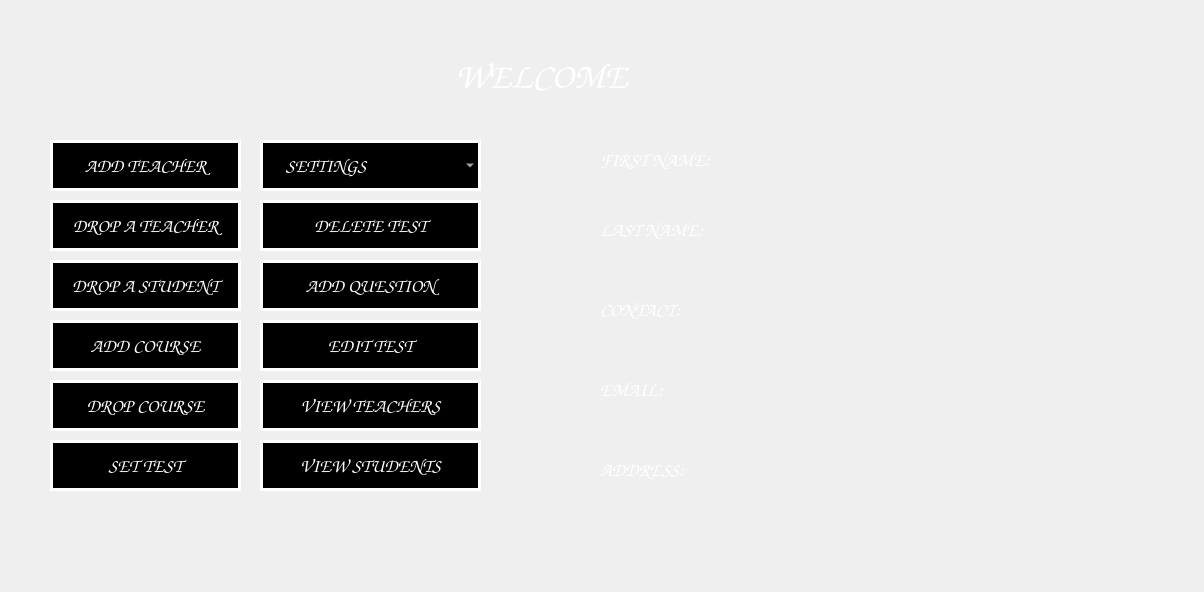
<?xml version="1.0" encoding="UTF-8"?>
<ui version="4.0">
 <class>AdminProfile</class>
 <widget class="QWidget" name="AdminProfile">
  <property name="geometry">
   <rect>
    <x>0</x>
    <y>0</y>
    <width>1204</width>
    <height>592</height>
   </rect>
  </property>
  <property name="font">
   <font>
    <family>Comic Sans MS</family>
    <pointsize>10</pointsize>
    <weight>75</weight>
    <bold>true</bold>
   </font>
  </property>
  <property name="windowTitle">
   <string>AdminProfile</string>
  </property>
  <widget class="QLabel" name="label">
   <property name="geometry">
    <rect>
     <x>300</x>
     <y>50</y>
     <width>491</width>
     <height>51</height>
    </rect>
   </property>
   <property name="font">
    <font>
     <family>Comic Sans MS</family>
     <pointsize>28</pointsize>
     <weight>75</weight>
     <italic>false</italic>
     <bold>true</bold>
    </font>
   </property>
   <property name="styleSheet">
    <string notr="true">color:white;</string>
   </property>
   <property name="text">
    <string>WELCOME </string>
   </property>
   <property name="alignment">
    <set>Qt::AlignCenter</set>
   </property>
  </widget>
  <widget class="QPushButton" name="AddTeacherButton">
   <property name="geometry">
    <rect>
     <x>50</x>
     <y>140</y>
     <width>191</width>
     <height>51</height>
    </rect>
   </property>
   <property name="font">
    <font>
     <family>Comic Sans MS</family>
     <pointsize>14</pointsize>
     <weight>75</weight>
     <bold>true</bold>
    </font>
   </property>
   <property name="styleSheet">
    <string notr="true">border-image:none;
color:white;
background-color:inherit;
border:3px solid white;</string>
   </property>
   <property name="text">
    <string>ADD TEACHER</string>
   </property>
  </widget>
  <widget class="QComboBox" name="optionComboBox">
   <property name="geometry">
    <rect>
     <x>260</x>
     <y>140</y>
     <width>221</width>
     <height>51</height>
    </rect>
   </property>
   <property name="font">
    <font>
     <family>Comic Sans MS</family>
     <pointsize>14</pointsize>
     <weight>75</weight>
     <bold>true</bold>
    </font>
   </property>
   <property name="styleSheet">
    <string notr="true">border-image:none;
color:white;
background-color:inherit;
border:3px solid white;</string>
   </property>
   <item>
    <property name="text">
     <string>     SETTINGS</string>
    </property>
   </item>
   <item>
    <property name="text">
     <string>EDIT PROFILE</string>
    </property>
   </item>
   <item>
    <property name="text">
     <string>CHANGE PASSWORD</string>
    </property>
   </item>
   <item>
    <property name="text">
     <string>LOG OUT</string>
    </property>
   </item>
  </widget>
  <widget class="QPushButton" name="viewTeacherButton">
   <property name="geometry">
    <rect>
     <x>260</x>
     <y>380</y>
     <width>221</width>
     <height>51</height>
    </rect>
   </property>
   <property name="font">
    <font>
     <family>Comic Sans MS</family>
     <pointsize>14</pointsize>
     <weight>75</weight>
     <bold>true</bold>
    </font>
   </property>
   <property name="styleSheet">
    <string notr="true">border-image:none;
color:white;
background-color:inherit;
border:3px solid white;</string>
   </property>
   <property name="text">
    <string>VIEW TEACHERS</string>
   </property>
  </widget>
  <widget class="QPushButton" name="DropTeacherButton">
   <property name="geometry">
    <rect>
     <x>50</x>
     <y>200</y>
     <width>191</width>
     <height>51</height>
    </rect>
   </property>
   <property name="font">
    <font>
     <family>Comic Sans MS</family>
     <pointsize>14</pointsize>
     <weight>75</weight>
     <bold>true</bold>
    </font>
   </property>
   <property name="styleSheet">
    <string notr="true">border-image:none;
color:white;
background-color:inherit;
border:3px solid white;</string>
   </property>
   <property name="text">
    <string>DROP A TEACHER</string>
   </property>
  </widget>
  <widget class="QPushButton" name="DropStudentButton">
   <property name="geometry">
    <rect>
     <x>50</x>
     <y>260</y>
     <width>191</width>
     <height>51</height>
    </rect>
   </property>
   <property name="font">
    <font>
     <family>Comic Sans MS</family>
     <pointsize>14</pointsize>
     <weight>75</weight>
     <bold>true</bold>
    </font>
   </property>
   <property name="styleSheet">
    <string notr="true">border-image:none;
color:white;
background-color:inherit;
border:3px solid white;</string>
   </property>
   <property name="text">
    <string>DROP A STUDENT</string>
   </property>
  </widget>
  <widget class="QPushButton" name="DropTeacherButton_3">
   <property name="geometry">
    <rect>
     <x>260</x>
     <y>440</y>
     <width>221</width>
     <height>51</height>
    </rect>
   </property>
   <property name="font">
    <font>
     <family>Comic Sans MS</family>
     <pointsize>14</pointsize>
     <weight>75</weight>
     <bold>true</bold>
    </font>
   </property>
   <property name="styleSheet">
    <string notr="true">border-image:none;
color:white;
background-color:inherit;
border:3px solid white;</string>
   </property>
   <property name="text">
    <string>VIEW STUDENTS</string>
   </property>
  </widget>
  <widget class="QPushButton" name="addCourseButton">
   <property name="geometry">
    <rect>
     <x>50</x>
     <y>320</y>
     <width>191</width>
     <height>51</height>
    </rect>
   </property>
   <property name="font">
    <font>
     <family>Comic Sans MS</family>
     <pointsize>14</pointsize>
     <weight>75</weight>
     <bold>true</bold>
    </font>
   </property>
   <property name="styleSheet">
    <string notr="true">border-image:none;
color:white;
background-color:inherit;
border:3px solid white;</string>
   </property>
   <property name="text">
    <string>ADD COURSE</string>
   </property>
  </widget>
  <widget class="QPushButton" name="dropCourseButton">
   <property name="geometry">
    <rect>
     <x>50</x>
     <y>380</y>
     <width>191</width>
     <height>51</height>
    </rect>
   </property>
   <property name="font">
    <font>
     <family>Comic Sans MS</family>
     <pointsize>14</pointsize>
     <weight>75</weight>
     <bold>true</bold>
    </font>
   </property>
   <property name="styleSheet">
    <string notr="true">border-image:none;
color:white;
background-color:inherit;
border:3px solid white;</string>
   </property>
   <property name="text">
    <string>DROP COURSE</string>
   </property>
  </widget>
  <widget class="QPushButton" name="setTestButton">
   <property name="geometry">
    <rect>
     <x>50</x>
     <y>440</y>
     <width>191</width>
     <height>51</height>
    </rect>
   </property>
   <property name="font">
    <font>
     <family>Comic Sans MS</family>
     <pointsize>14</pointsize>
     <weight>75</weight>
     <bold>true</bold>
    </font>
   </property>
   <property name="styleSheet">
    <string notr="true">border-image:none;
color:white;
background-color:inherit;
border:3px solid white;</string>
   </property>
   <property name="text">
    <string>SET TEST</string>
   </property>
  </widget>
  <widget class="QPushButton" name="deleteTestButton">
   <property name="geometry">
    <rect>
     <x>260</x>
     <y>200</y>
     <width>221</width>
     <height>51</height>
    </rect>
   </property>
   <property name="font">
    <font>
     <family>Comic Sans MS</family>
     <pointsize>14</pointsize>
     <weight>75</weight>
     <bold>true</bold>
    </font>
   </property>
   <property name="styleSheet">
    <string notr="true">border-image:none;
color:white;
background-color:inherit;
border:3px solid white;</string>
   </property>
   <property name="text">
    <string>DELETE TEST</string>
   </property>
  </widget>
  <widget class="QPushButton" name="addQuestionButton">
   <property name="geometry">
    <rect>
     <x>260</x>
     <y>260</y>
     <width>221</width>
     <height>51</height>
    </rect>
   </property>
   <property name="font">
    <font>
     <family>Comic Sans MS</family>
     <pointsize>14</pointsize>
     <weight>75</weight>
     <bold>true</bold>
    </font>
   </property>
   <property name="styleSheet">
    <string notr="true">border-image:none;
color:white;
background-color:inherit;
border:3px solid white;</string>
   </property>
   <property name="text">
    <string>ADD QUESTION</string>
   </property>
  </widget>
  <widget class="QPushButton" name="editTestButton">
   <property name="geometry">
    <rect>
     <x>260</x>
     <y>320</y>
     <width>221</width>
     <height>51</height>
    </rect>
   </property>
   <property name="font">
    <font>
     <family>Comic Sans MS</family>
     <pointsize>14</pointsize>
     <weight>75</weight>
     <bold>true</bold>
    </font>
   </property>
   <property name="styleSheet">
    <string notr="true">border-image:none;
color:white;
background-color:inherit;
border:3px solid white;</string>
   </property>
   <property name="text">
    <string>EDIT TEST</string>
   </property>
  </widget>
  <widget class="QLabel" name="lname">
   <property name="geometry">
    <rect>
     <x>750</x>
     <y>220</y>
     <width>271</width>
     <height>31</height>
    </rect>
   </property>
   <property name="font">
    <font>
     <family>Comic Sans MS</family>
     <pointsize>14</pointsize>
     <weight>75</weight>
     <italic>false</italic>
     <bold>true</bold>
    </font>
   </property>
   <property name="styleSheet">
    <string notr="true">color:white;</string>
   </property>
   <property name="text">
    <string/>
   </property>
  </widget>
  <widget class="QLabel" name="address">
   <property name="geometry">
    <rect>
     <x>720</x>
     <y>450</y>
     <width>281</width>
     <height>31</height>
    </rect>
   </property>
   <property name="font">
    <font>
     <family>Comic Sans MS</family>
     <pointsize>14</pointsize>
     <weight>75</weight>
     <italic>false</italic>
     <bold>true</bold>
    </font>
   </property>
   <property name="styleSheet">
    <string notr="true">color:white;</string>
   </property>
   <property name="text">
    <string/>
   </property>
  </widget>
  <widget class="QLabel" name="label_2">
   <property name="geometry">
    <rect>
     <x>600</x>
     <y>150</y>
     <width>151</width>
     <height>20</height>
    </rect>
   </property>
   <property name="font">
    <font>
     <pointsize>14</pointsize>
     <weight>75</weight>
     <bold>true</bold>
    </font>
   </property>
   <property name="styleSheet">
    <string notr="true">color:white;</string>
   </property>
   <property name="text">
    <string>FIRST NAME:</string>
   </property>
  </widget>
  <widget class="QLabel" name="fname">
   <property name="geometry">
    <rect>
     <x>760</x>
     <y>150</y>
     <width>281</width>
     <height>31</height>
    </rect>
   </property>
   <property name="font">
    <font>
     <family>Comic Sans MS</family>
     <pointsize>14</pointsize>
     <weight>75</weight>
     <italic>false</italic>
     <bold>true</bold>
    </font>
   </property>
   <property name="styleSheet">
    <string notr="true">color:white;</string>
   </property>
   <property name="text">
    <string/>
   </property>
  </widget>
  <widget class="QLabel" name="contact">
   <property name="geometry">
    <rect>
     <x>720</x>
     <y>300</y>
     <width>281</width>
     <height>21</height>
    </rect>
   </property>
   <property name="font">
    <font>
     <family>Comic Sans MS</family>
     <pointsize>14</pointsize>
     <weight>75</weight>
     <italic>false</italic>
     <bold>true</bold>
    </font>
   </property>
   <property name="styleSheet">
    <string notr="true">color:white;</string>
   </property>
   <property name="text">
    <string/>
   </property>
  </widget>
  <widget class="QLabel" name="label_5">
   <property name="geometry">
    <rect>
     <x>600</x>
     <y>380</y>
     <width>101</width>
     <height>20</height>
    </rect>
   </property>
   <property name="font">
    <font>
     <pointsize>14</pointsize>
     <weight>75</weight>
     <bold>true</bold>
    </font>
   </property>
   <property name="styleSheet">
    <string notr="true">color:white;</string>
   </property>
   <property name="text">
    <string>EMAIL:</string>
   </property>
  </widget>
  <widget class="QLabel" name="label_6">
   <property name="geometry">
    <rect>
     <x>600</x>
     <y>460</y>
     <width>131</width>
     <height>20</height>
    </rect>
   </property>
   <property name="font">
    <font>
     <pointsize>14</pointsize>
     <weight>75</weight>
     <bold>true</bold>
    </font>
   </property>
   <property name="styleSheet">
    <string notr="true">color:white;</string>
   </property>
   <property name="text">
    <string>ADDRESS:</string>
   </property>
  </widget>
  <widget class="QLabel" name="label_3">
   <property name="geometry">
    <rect>
     <x>600</x>
     <y>220</y>
     <width>141</width>
     <height>20</height>
    </rect>
   </property>
   <property name="font">
    <font>
     <pointsize>14</pointsize>
     <weight>75</weight>
     <bold>true</bold>
    </font>
   </property>
   <property name="styleSheet">
    <string notr="true">color:white;</string>
   </property>
   <property name="text">
    <string>LAST NAME:</string>
   </property>
  </widget>
  <widget class="QLabel" name="label_4">
   <property name="geometry">
    <rect>
     <x>600</x>
     <y>300</y>
     <width>131</width>
     <height>20</height>
    </rect>
   </property>
   <property name="font">
    <font>
     <pointsize>14</pointsize>
     <weight>75</weight>
     <bold>true</bold>
    </font>
   </property>
   <property name="styleSheet">
    <string notr="true">color:white;</string>
   </property>
   <property name="text">
    <string>CONTACT:</string>
   </property>
  </widget>
  <widget class="QLabel" name="email">
   <property name="geometry">
    <rect>
     <x>700</x>
     <y>370</y>
     <width>271</width>
     <height>31</height>
    </rect>
   </property>
   <property name="font">
    <font>
     <family>Comic Sans MS</family>
     <pointsize>14</pointsize>
     <weight>75</weight>
     <italic>false</italic>
     <bold>true</bold>
    </font>
   </property>
   <property name="styleSheet">
    <string notr="true">color:white;</string>
   </property>
   <property name="text">
    <string/>
   </property>
  </widget>
 </widget>
 <layoutdefault spacing="6" margin="11"/>
 <resources/>
 <connections>
  <connection>
   <sender>editTestButton</sender>
   <signal>clicked()</signal>
   <receiver>AdminProfile</receiver>
   <slot>editTestClicked()</slot>
   <hints>
    <hint type="sourcelabel">
     <x>180</x>
     <y>385</y>
    </hint>
    <hint type="destinationlabel">
     <x>372</x>
     <y>295</y>
    </hint>
   </hints>
  </connection>
  <connection>
   <sender>optionComboBox</sender>
   <signal>currentIndexChanged(int)</signal>
   <receiver>AdminProfile</receiver>
   <slot>optionsChanged()</slot>
   <hints>
    <hint type="sourcelabel">
     <x>567</x>
     <y>517</y>
    </hint>
    <hint type="destinationlabel">
     <x>576</x>
     <y>289</y>
    </hint>
   </hints>
  </connection>
  <connection>
   <sender>AddTeacherButton</sender>
   <signal>clicked()</signal>
   <receiver>AdminProfile</receiver>
   <slot>AddTeacherButtonClicked()</slot>
   <hints>
    <hint type="sourcelabel">
     <x>171</x>
     <y>169</y>
    </hint>
    <hint type="destinationlabel">
     <x>251</x>
     <y>240</y>
    </hint>
   </hints>
  </connection>
  <connection>
   <sender>DropTeacherButton_3</sender>
   <signal>clicked()</signal>
   <receiver>AdminProfile</receiver>
   <slot>viewStudentsClicked()</slot>
   <hints>
    <hint type="sourcelabel">
     <x>570</x>
     <y>160</y>
    </hint>
    <hint type="destinationlabel">
     <x>563</x>
     <y>81</y>
    </hint>
   </hints>
  </connection>
  <connection>
   <sender>deleteTestButton</sender>
   <signal>clicked()</signal>
   <receiver>AdminProfile</receiver>
   <slot>deleteTestClicked()</slot>
   <hints>
    <hint type="sourcelabel">
     <x>525</x>
     <y>305</y>
    </hint>
    <hint type="destinationlabel">
     <x>372</x>
     <y>295</y>
    </hint>
   </hints>
  </connection>
  <connection>
   <sender>viewTeacherButton</sender>
   <signal>clicked()</signal>
   <receiver>AdminProfile</receiver>
   <slot>viewTeacherClicked()</slot>
   <hints>
    <hint type="sourcelabel">
     <x>413</x>
     <y>173</y>
    </hint>
    <hint type="destinationlabel">
     <x>528</x>
     <y>255</y>
    </hint>
   </hints>
  </connection>
  <connection>
   <sender>dropCourseButton</sender>
   <signal>clicked()</signal>
   <receiver>AdminProfile</receiver>
   <slot>dropCourseClicked()</slot>
   <hints>
    <hint type="sourcelabel">
     <x>175</x>
     <y>305</y>
    </hint>
    <hint type="destinationlabel">
     <x>372</x>
     <y>295</y>
    </hint>
   </hints>
  </connection>
  <connection>
   <sender>addCourseButton</sender>
   <signal>clicked()</signal>
   <receiver>AdminProfile</receiver>
   <slot>addCourseClicked()</slot>
   <hints>
    <hint type="sourcelabel">
     <x>530</x>
     <y>230</y>
    </hint>
    <hint type="destinationlabel">
     <x>372</x>
     <y>295</y>
    </hint>
   </hints>
  </connection>
  <connection>
   <sender>addQuestionButton</sender>
   <signal>clicked()</signal>
   <receiver>AdminProfile</receiver>
   <slot>addQuestionClicked()</slot>
   <hints>
    <hint type="sourcelabel">
     <x>345</x>
     <y>385</y>
    </hint>
    <hint type="destinationlabel">
     <x>372</x>
     <y>295</y>
    </hint>
   </hints>
  </connection>
  <connection>
   <sender>DropStudentButton</sender>
   <signal>clicked()</signal>
   <receiver>AdminProfile</receiver>
   <slot>viewStudentsClicked()</slot>
   <hints>
    <hint type="sourcelabel">
     <x>397</x>
     <y>236</y>
    </hint>
    <hint type="destinationlabel">
     <x>501</x>
     <y>239</y>
    </hint>
   </hints>
  </connection>
  <connection>
   <sender>setTestButton</sender>
   <signal>clicked()</signal>
   <receiver>AdminProfile</receiver>
   <slot>setTestClicked()</slot>
   <hints>
    <hint type="sourcelabel">
     <x>350</x>
     <y>305</y>
    </hint>
    <hint type="destinationlabel">
     <x>372</x>
     <y>295</y>
    </hint>
   </hints>
  </connection>
  <connection>
   <sender>DropTeacherButton</sender>
   <signal>clicked()</signal>
   <receiver>AdminProfile</receiver>
   <slot>viewTeacherClicked()</slot>
   <hints>
    <hint type="sourcelabel">
     <x>134</x>
     <y>243</y>
    </hint>
    <hint type="destinationlabel">
     <x>60</x>
     <y>225</y>
    </hint>
   </hints>
  </connection>
 </connections>
 <slots>
  <slot>optionsChanged()</slot>
  <slot>AddTeacherButtonClicked()</slot>
  <slot>viewTeacherClicked()</slot>
  <slot>viewStudentsClicked()</slot>
  <slot>addCourseClicked()</slot>
  <slot>dropCourseClicked()</slot>
  <slot>setTestClicked()</slot>
  <slot>deleteTestClicked()</slot>
  <slot>addQuestionClicked()</slot>
  <slot>editTestClicked()</slot>
 </slots>
</ui>
